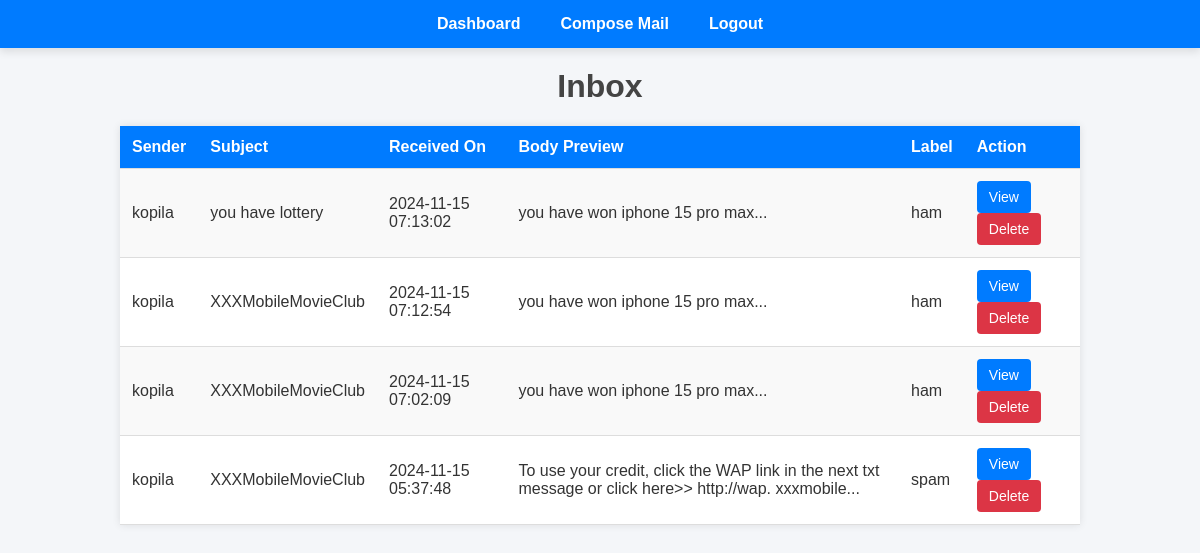
The page /inbox (signed in) on the database its author committed.
### tables this page shows
CREATE TABLE emails (
                        id INTEGER PRIMARY KEY AUTOINCREMENT,
                        sender_id INTEGER,
                        receiver_id INTEGER,
                        subject TEXT,
                        body TEXT,
                        label TEXT,
                        timestamp TIMESTAMP DEFAULT CURRENT_TIMESTAMP,
                        FOREIGN KEY(sender_id) REFERENCES users(id),
                        FOREIGN KEY(receiver_id) REFERENCES users(id));

CREATE TABLE users (
                        id INTEGER PRIMARY KEY AUTOINCREMENT,
                        username TEXT UNIQUE,
                        password TEXT NOT NULL);

### app.py (the view)
@app.route('/inbox')
def inbox():
    if 'user_id' not in session:
        return redirect(url_for('login'))
    user_id = session['user_id']
    conn = sqlite3.connect('your_database.db')
    cursor = conn.cursor()
    cursor.execute("""
        SELECT emails.id, emails.subject, emails.body, emails.timestamp, emails.label, users.username
        FROM emails
        JOIN users ON emails.sender_id = users.id
        WHERE emails.receiver_id = ?
        ORDER BY emails.timestamp DESC
    """, (user_id,))
    emails = cursor.fetchall()
    conn.close()
    return render_template('inbox.html', emails=emails)

### templates/inbox.html (shortened to what this page needs)
<!DOCTYPE html>
<html lang="en">
<head>
</head>
<body>
    <nav>
        <a href="{{ url_for('user_dashboard') }}">Dashboard</a>
        <a href="{{ url_for('compose') }}">Compose Mail</a>
        <a href="{{ url_for('logout') }}">Logout</a>
    </nav>
    <h1>Inbox</h1>
    {% if emails %}
    <table>
        <tr>
            <th>Sender</th>
            <th>Subject</th>
            <th>Received On</th>
            <th>Body Preview</th>
            <th>Label</th>
            <th>Action</th>
        </tr>
        {% for email in emails %}
        <tr>
            <td>{{ email[5] }}</td>
            <td>{{ email[1] }}</td>
            <td>{{ email[3] }}</td>
            <td>{{ email[2][:100] }}...</td>
            <td>{{ email[4] if email[4] else 'No Label' }}</td>
            <td>
                <form action="{{ url_for('view_email', email_id=email[0]) }}" method="GET" style="display: inline;">
                    <button type="submit" class="btn btn-primary">View</button>
                </form>
                <form action="{{ url_for('delete_email', email_id=email[0]) }}" method="POST" style="display: inline;">
                    <button type="submit" class="btn btn-danger">Delete</button>
                </form>
            </td>
        </tr>
        {% endfor %}
    </table>
    {% else %}
    <p style="text-align: center; color: #666;">No emails found.</p>
    {% endif %}
</body>
</html>

### templates/inbox.html (style rules this page uses)
body { font-family: Arial, sans-serif; background-color: #f4f6f9; color: #333; margin: 0; padding: 0; }
h1 { text-align: center; color: #444; margin-top: 20px; }
nav { display: flex; justify-content: center; background-color: #007bff; padding: 15px; box-shadow: 0px 4px 8px rgba(0, 0, 0, 0.1); font-family: Arial, sans-serif; }
nav a { color: white; text-decoration: none; margin: 0 20px; font-weight: bold; font-size: 16px; transition: color 0.3s ease, transform 0.3s ease; }
table { width: 80%; margin: 20px auto; border-collapse: collapse; background-color: #fff; box-shadow: 0px 0px 8px rgba(0, 0, 0, 0.1); }
th, td { padding: 12px; text-align: left; border-bottom: 1px solid #ddd; }
th { background-color: #007bff; color: white; }
tr:nth-child(even) { background-color: #f9f9f9; }
.btn { padding: 8px 12px; font-size: 14px; cursor: pointer; border: none; border-radius: 4px; }
.btn-primary { background-color: #007bff; color: white; }
.btn-danger { background-color: #dc3545; color: white; }

### rows shown on the page
emails: username "kopila", subject "you have lottery", timestamp "2024-11-15 07:13:02", body "you have won iphone 15 pro max", label "ham"
emails: username "kopila", subject "XXXMobileMovieClub", timestamp "2024-11-15 07:12:54", body "you have won iphone 15 pro max", label "ham"
emails: username "kopila", subject "XXXMobileMovieClub", timestamp "2024-11-15 07:02:09", body "you have won iphone 15 pro max", label "ham"
emails: username "kopila", subject "XXXMobileMovieClub", timestamp "2024-11-15 05:37:48", body "To use your credit, click the WAP link in the next txt message or click here>> http://wap. xxxmobile", label "spam"
